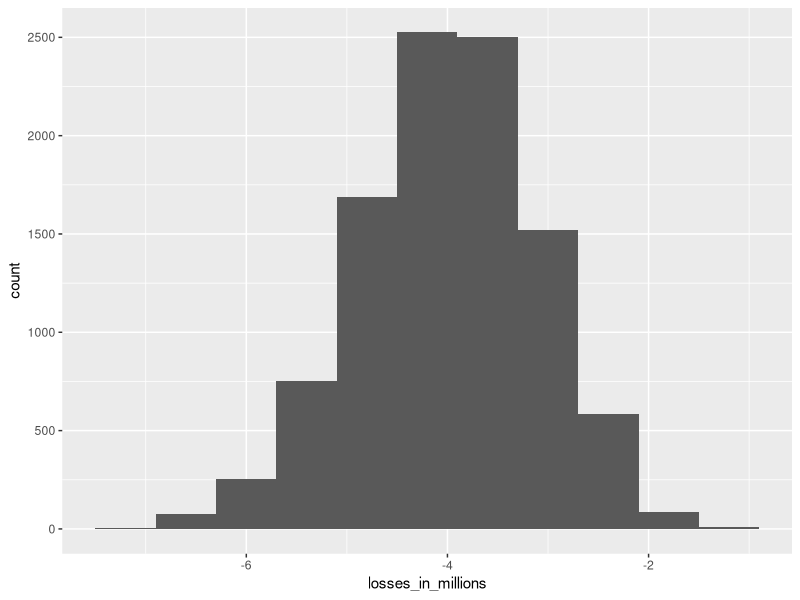

Reproduce this figure in R.
library(tidyverse)
n <- 1000
loss_per_foreclosure <- -2*10^5
p <- .02
B <- 10000
losses <- replicate(B, {
  default <- sample(c(1,0), n, replace = TRUE, prob= c(p, 1-p))
  sum(default)* loss_per_foreclosure
})
data.frame(losses_in_millions= losses/10^6)%>%
  ggplot(aes(losses_in_millions))+
  geom_histogram(binwidth = .6)
n*(p*loss_per_foreclosure + (1-p)*0)    # expected value 
sqrt(n)*abs(loss_per_foreclosure)*sqrt(p*(1-p))    # standard error

x = - loss_per_foreclosure*p/(1-p)#break even
#1% prob lose money
l <- loss_per_foreclosure
z <- qnorm(0.01)
x <- -l*( n*p - z*sqrt(n*p*(1-p)))/ ( n*(1-p) + z*sqrt(n*p*(1-p)))
x/180000    # interest rate
loss_per_foreclosure*p + x*(1-p)    # expected value of the profit per loan
n*(loss_per_foreclosure*p + x*(1-p)) # expected value of the profit over n loans

B <- 100000
profit <- replicate(B, {
  draws <- sample( c(x, loss_per_foreclosure), n, 
                   prob=c(1-p, p), replace = TRUE) 
  sum(draws)
})
mean(profit)    # expected value of the profit over n loans
mean(profit<0)    # probability of losing money